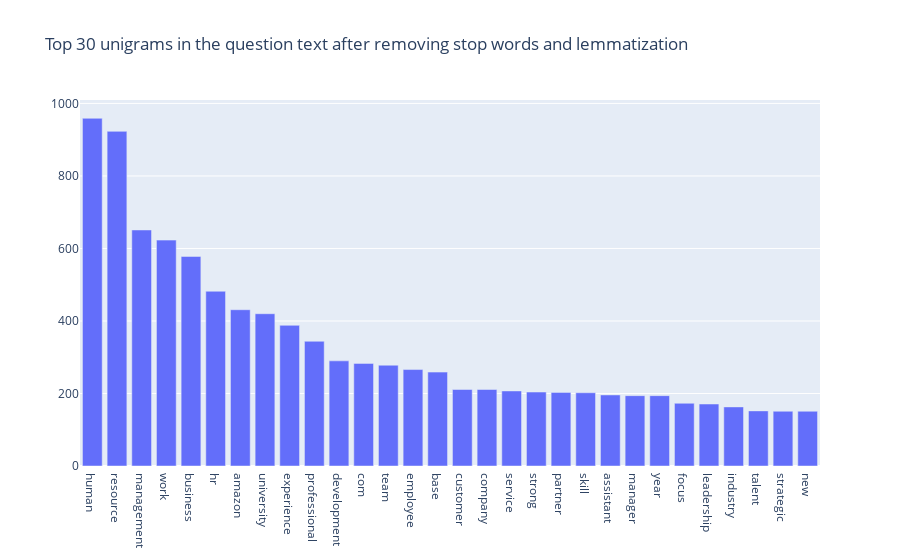

Source (notebook cell):
### Code cell
def get_top_n_words(corpus, n=None):
    vec = CountVectorizer(stop_words='english').fit(corpus)
    bag_of_words = vec.transform(corpus)
    sum_words = bag_of_words.sum(axis=0) 
    words_freq = [(word, sum_words[0, idx]) for word, idx in vec.vocabulary_.items()]
    words_freq =sorted(words_freq, key = lambda x: x[1], reverse=True)
    return words_freq[:n]
common_words = get_top_n_words(df_clean['description_clean'], 30)
df2 = pd.DataFrame(common_words, columns = ['unigram' , 'count'])

fig = go.Figure([go.Bar(x=df2['unigram'], y=df2['count'])])
fig.update_layout(title=go.layout.Title(text="Top 30 unigrams in the question text after removing stop words and lemmatization"))
fig.show()

### Figure 1 — Plotly figure (JSON) as saved in the notebook; plotly's stock layout.template omitted (floating-point values rounded to 4 significant figures)
{"data": [{"type": "bar", "x": ["human", "resource", "management", "work", "business", "hr", "amazon", "university", "experience", "professional", "development", "com", "team", "employee", "base", "customer", "company", "service", "strong", "partner", "skill", "assistant", "manager", "year", "focus", "leadership", "industry", "talent", "strategic", "new"], "y": [959, 923, 651, 623, 578, 482, 431, 420, 388, 344, 290, 283, 278, 266, 259, 211, 211, 207, 204, 203, 202, 196, 194, 194, 173, 171, 163, 152, 151, 151]}], "layout": {"title": {"text": "Top 30 unigrams in the question text after removing stop words and lemmatization"}}}
